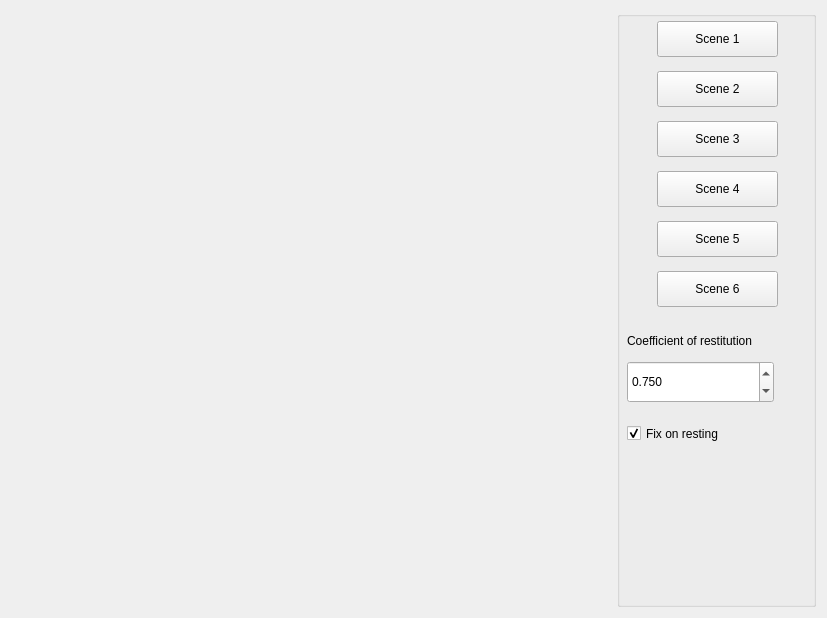
<?xml version="1.0" encoding="UTF-8"?>
<ui version="4.0">
 <class>MainWindow</class>
 <widget class="QMainWindow" name="MainWindow">
  <property name="geometry">
   <rect>
    <x>0</x>
    <y>0</y>
    <width>827</width>
    <height>618</height>
   </rect>
  </property>
  <property name="minimumSize">
   <size>
    <width>827</width>
    <height>618</height>
   </size>
  </property>
  <property name="baseSize">
   <size>
    <width>600</width>
    <height>600</height>
   </size>
  </property>
  <property name="windowTitle">
   <string>Rigid Bodies</string>
  </property>
  <widget class="QWidget" name="widget">
   <property name="minimumSize">
    <size>
     <width>827</width>
     <height>0</height>
    </size>
   </property>
   <property name="baseSize">
    <size>
     <width>600</width>
     <height>600</height>
    </size>
   </property>
   <layout class="QHBoxLayout" name="horizontalLayout">
    <item>
     <widget class="GLWidget" name="glwidget" native="true">
      <property name="minimumSize">
       <size>
        <width>600</width>
        <height>600</height>
       </size>
      </property>
      <property name="maximumSize">
       <size>
        <width>16777215</width>
        <height>16777215</height>
       </size>
      </property>
      <property name="baseSize">
       <size>
        <width>600</width>
        <height>600</height>
       </size>
      </property>
     </widget>
    </item>
    <item>
     <widget class="QGroupBox" name="groupBox">
      <property name="minimumSize">
       <size>
        <width>0</width>
        <height>0</height>
       </size>
      </property>
      <property name="maximumSize">
       <size>
        <width>200</width>
        <height>16777215</height>
       </size>
      </property>
      <property name="title">
       <string/>
      </property>
      <widget class="QPushButton" name="pushButton">
       <property name="geometry">
        <rect>
         <x>40</x>
         <y>10</y>
         <width>121</width>
         <height>36</height>
        </rect>
       </property>
       <property name="text">
        <string>Scene 1</string>
       </property>
      </widget>
      <widget class="QPushButton" name="pushButton_2">
       <property name="geometry">
        <rect>
         <x>40</x>
         <y>60</y>
         <width>121</width>
         <height>36</height>
        </rect>
       </property>
       <property name="text">
        <string>Scene 2</string>
       </property>
      </widget>
      <widget class="QPushButton" name="pushButton_3">
       <property name="geometry">
        <rect>
         <x>40</x>
         <y>110</y>
         <width>121</width>
         <height>36</height>
        </rect>
       </property>
       <property name="text">
        <string>Scene 3</string>
       </property>
      </widget>
      <widget class="QPushButton" name="pushButton_4">
       <property name="geometry">
        <rect>
         <x>40</x>
         <y>160</y>
         <width>121</width>
         <height>36</height>
        </rect>
       </property>
       <property name="text">
        <string>Scene 4</string>
       </property>
      </widget>
      <widget class="QPushButton" name="pushButton_5">
       <property name="geometry">
        <rect>
         <x>40</x>
         <y>210</y>
         <width>121</width>
         <height>36</height>
        </rect>
       </property>
       <property name="text">
        <string>Scene 5</string>
       </property>
      </widget>
      <widget class="QPushButton" name="pushButton_6">
       <property name="geometry">
        <rect>
         <x>40</x>
         <y>260</y>
         <width>121</width>
         <height>36</height>
        </rect>
       </property>
       <property name="text">
        <string>Scene 6</string>
       </property>
      </widget>
      <widget class="QDoubleSpinBox" name="coefficientOfRestitution">
       <property name="geometry">
        <rect>
         <x>10</x>
         <y>350</y>
         <width>147</width>
         <height>42</height>
        </rect>
       </property>
       <property name="decimals">
        <number>3</number>
       </property>
       <property name="maximum">
        <double>1.000000000000000</double>
       </property>
       <property name="singleStep">
        <double>0.100000000000000</double>
       </property>
       <property name="value">
        <double>0.750000000000000</double>
       </property>
      </widget>
      <widget class="QLabel" name="label">
       <property name="geometry">
        <rect>
         <x>10</x>
         <y>320</y>
         <width>171</width>
         <height>19</height>
        </rect>
       </property>
       <property name="text">
        <string>Coefficient of restitution</string>
       </property>
      </widget>
      <widget class="QCheckBox" name="fixOnResting">
       <property name="geometry">
        <rect>
         <x>10</x>
         <y>410</y>
         <width>131</width>
         <height>25</height>
        </rect>
       </property>
       <property name="text">
        <string>Fix on resting</string>
       </property>
       <property name="checked">
        <bool>true</bool>
       </property>
       <property name="tristate">
        <bool>false</bool>
       </property>
      </widget>
     </widget>
    </item>
   </layout>
  </widget>
 </widget>
 <layoutdefault spacing="6" margin="11"/>
 <customwidgets>
  <customwidget>
   <class>GLWidget</class>
   <extends>QWidget</extends>
   <header>glwidget.h</header>
   <container>1</container>
   <slots>
    <signal>SetFaces(QString)</signal>
    <signal>SetVertices(QString)</signal>
    <signal>SetFramerate(QString)</signal>
    <slot>uiScene1()</slot>
    <slot>uiScene2()</slot>
    <slot>uiScene3()</slot>
    <slot>uiScene4()</slot>
    <slot>uiScene5()</slot>
    <slot>uiScene6()</slot>
    <slot>uiCoefficientOfRestitution(double)</slot>
    <slot>uiFixOnResting(bool)</slot>
   </slots>
  </customwidget>
 </customwidgets>
 <resources/>
 <connections>
  <connection>
   <sender>pushButton</sender>
   <signal>clicked()</signal>
   <receiver>glwidget</receiver>
   <slot>uiScene1()</slot>
   <hints>
    <hint type="sourcelabel">
     <x>710</x>
     <y>35</y>
    </hint>
    <hint type="destinationlabel">
     <x>536</x>
     <y>80</y>
    </hint>
   </hints>
  </connection>
  <connection>
   <sender>pushButton_2</sender>
   <signal>clicked()</signal>
   <receiver>glwidget</receiver>
   <slot>uiScene2()</slot>
   <hints>
    <hint type="sourcelabel">
     <x>742</x>
     <y>80</y>
    </hint>
    <hint type="destinationlabel">
     <x>494</x>
     <y>208</y>
    </hint>
   </hints>
  </connection>
  <connection>
   <sender>pushButton_3</sender>
   <signal>clicked()</signal>
   <receiver>glwidget</receiver>
   <slot>uiScene3()</slot>
   <hints>
    <hint type="sourcelabel">
     <x>727</x>
     <y>137</y>
    </hint>
    <hint type="destinationlabel">
     <x>581</x>
     <y>170</y>
    </hint>
   </hints>
  </connection>
  <connection>
   <sender>pushButton_4</sender>
   <signal>clicked()</signal>
   <receiver>glwidget</receiver>
   <slot>uiScene4()</slot>
   <hints>
    <hint type="sourcelabel">
     <x>739</x>
     <y>188</y>
    </hint>
    <hint type="destinationlabel">
     <x>607</x>
     <y>283</y>
    </hint>
   </hints>
  </connection>
  <connection>
   <sender>pushButton_5</sender>
   <signal>clicked()</signal>
   <receiver>glwidget</receiver>
   <slot>uiScene5()</slot>
   <hints>
    <hint type="sourcelabel">
     <x>700</x>
     <y>233</y>
    </hint>
    <hint type="destinationlabel">
     <x>595</x>
     <y>330</y>
    </hint>
   </hints>
  </connection>
  <connection>
   <sender>pushButton_6</sender>
   <signal>clicked()</signal>
   <receiver>glwidget</receiver>
   <slot>uiScene6()</slot>
   <hints>
    <hint type="sourcelabel">
     <x>743</x>
     <y>293</y>
    </hint>
    <hint type="destinationlabel">
     <x>596</x>
     <y>472</y>
    </hint>
   </hints>
  </connection>
  <connection>
   <sender>coefficientOfRestitution</sender>
   <signal>valueChanged(double)</signal>
   <receiver>glwidget</receiver>
   <slot>uiCoefficientOfRestitution(double)</slot>
   <hints>
    <hint type="sourcelabel">
     <x>682</x>
     <y>373</y>
    </hint>
    <hint type="destinationlabel">
     <x>476</x>
     <y>416</y>
    </hint>
   </hints>
  </connection>
  <connection>
   <sender>fixOnResting</sender>
   <signal>toggled(bool)</signal>
   <receiver>glwidget</receiver>
   <slot>uiFixOnResting(bool)</slot>
   <hints>
    <hint type="sourcelabel">
     <x>691</x>
     <y>422</y>
    </hint>
    <hint type="destinationlabel">
     <x>548</x>
     <y>544</y>
    </hint>
   </hints>
  </connection>
 </connections>
 <slots>
  <signal>updated_plane(double,double,double,double,bool)</signal>
  <slot>toggle_transfer_function_dialog()</slot>
 </slots>
</ui>
